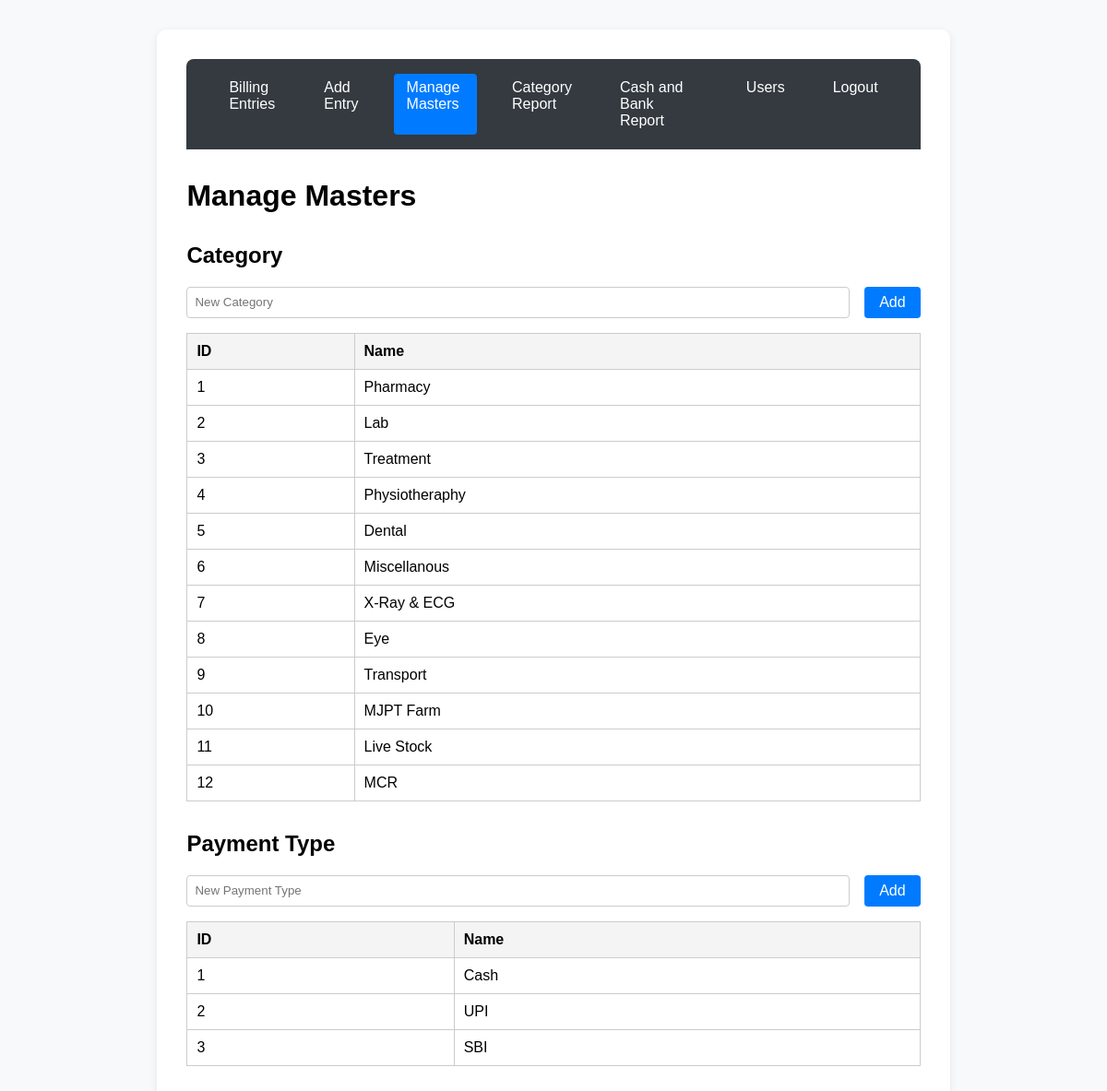
/masters (signed in), run on an earlier commit of the app's database.
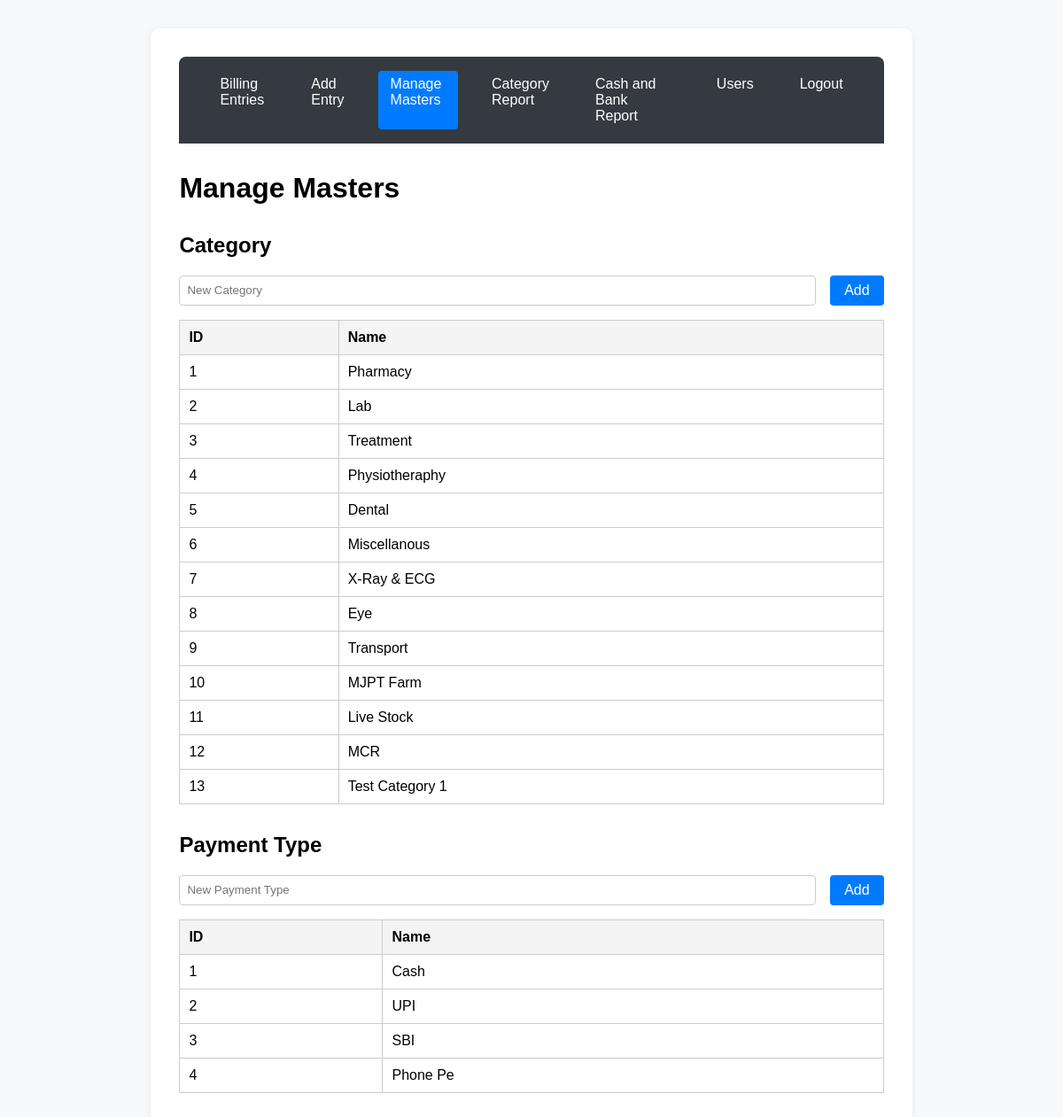
And on a later commit of the database.
### app.py (models this page shows)
class Category(db.Model):
    id = db.Column(db.Integer, primary_key=True)
    name = db.Column(db.String(100), unique=True, nullable=False)

class PaymentType(db.Model):
    id = db.Column(db.Integer, primary_key=True)
    name = db.Column(db.String(100), unique=True, nullable=False)

### app.py (the view, shortened to what this page needs)
@app.route('/masters', methods=['GET', 'POST'])
@login_required
def masters():
    categories = Category.query.all()
    payment_types = PaymentType.query.all()
    return render_template('masters.html', categories=categories, payment_types=payment_types)

### app.py (called while the page is built, shortened)
def login_required(f):
    @wraps(f)
    def decorated_function(*args, **kwargs):
        if 'user_id' not in session:
            return redirect(url_for('login'))
        return f(*args, **kwargs)
    return decorated_function

@app.context_processor
def inject_usertype():
    return dict(session=session)

@app.before_request
def daily_backup():
    if not os.path.exists(BACKUP_DIR):
        os.makedirs(BACKUP_DIR)
    today = datetime.now().strftime('%Y-%m-%d')
    last_backup = None
    if os.path.exists(LAST_BACKUP_FILE):
        with open(LAST_BACKUP_FILE, 'r') as f:
            last_backup = f.read().strip()

### templates/masters.html (shortened to what this page needs)
<!DOCTYPE html>
<html lang="en">
<head>
</head>
<body>
    <div class="container">
            {% include '_navbar.html' %}
        <h1>Manage Masters</h1>
        <h2>Category</h2>
        <form method="post">
            <input type="text" name="category" placeholder="New Category" required>
            <button type="submit">Add</button>
        </form>
        <table>
            <tr><th>ID</th><th>Name</th></tr>
            {% for cat in categories %}
            <tr><td>{{ cat.id }}</td><td>{{ cat.name }}</td></tr>
            {% endfor %}
        </table>
        <h2>Payment Type</h2>
        <form method="post">
            <input type="text" name="payment_type" placeholder="New Payment Type" required>
            <button type="submit">Add</button>
        </form>
        <table>
            <tr><th>ID</th><th>Name</th></tr>
            {% for pt in payment_types %}
            <tr><td>{{ pt.id }}</td><td>{{ pt.name }}</td></tr>
            {% endfor %}
        </table>
    </div>
</body>
</html>

### templates/_navbar.html (shortened to what this page needs)
<nav class="navbar">
    <a href="{{ url_for('index') }}" {% if request.endpoint == 'index' %}class="active"{% endif %}>Billing Entries</a>
    <a href="{{ url_for('add_entry') }}" {% if request.endpoint == 'add_entry' %}class="active"{% endif %}>Add Entry</a>
    <a href="{{ url_for('masters') }}" {% if request.endpoint == 'masters' %}class="active"{% endif %}>Manage Masters</a>
    <a href="{{ url_for('category_report') }}" {% if request.endpoint == 'category_report' %}class="active"{% endif %}>Category Report</a>
    <a href="{{ url_for('payment_type_report') }}" {% if request.endpoint == 'payment_type_report' %}class="active"{% endif %}>Cash and Bank Report</a>
    {% if session.get('usertype') == 'admin' %}
    <a href="{{ url_for('users') }}" {% if request.path == url_for('users') %}class="active"{% endif %}>Users</a>
    {% endif %}
    <a href="{{ url_for('logout') }}">Logout</a>
</nav>

### templates/masters.html (style rules this page uses)
form { display: flex; gap: 1em; margin-bottom: 1em; }
input { padding: 8px; border: 1px solid #ccc; border-radius: 4px; flex: 1; }
button { background: #007bff; color: #fff; border: none; border-radius: 4px; padding: 8px 16px; cursor: pointer; font-size: 1em; }

### templates/_navbar.html (style rules this page uses)
.navbar { background: #343a40; padding: 1em 2em; border-radius: 8px 8px 0 0; margin-bottom: 2em; display: flex; gap: 1.5em; }
.navbar a { color: #fff; text-decoration: none; font-weight: 500; transition: background 0.2s; padding: 6px 14px; border-radius: 4px; }
.navbar a.active, .navbar a:focus { background: #007bff; }
body { font-family: Arial, sans-serif; margin: 2em; background: #f8f9fa; }
.container { max-width: 70%; margin: 0 auto; background: #fff; padding: 2em; border-radius: 10px; box-shadow: 0 2px 8px rgba(0,0,0,0.08); }
h1 { margin-bottom: 1em; }
table { border-collapse: collapse; width: 100%; margin-bottom: 2em; background: #fff; }
th, td { border: 1px solid #ccc; padding: 10px; text-align: left; }
th { background: #f4f4f4; }

What changed in the data, as far as the page shows it:
added Category: id "13", name "Test Category 1"
added PaymentType: id "4", name "Phone Pe"
